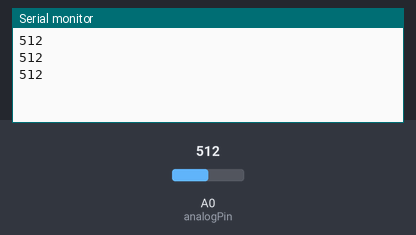
This sketch was run on a simulated Arduino Uno, built with avr-gcc and run on an emulated ATmega328P. Shown: the last lines printed to the serial monitor. The inputs (shaded band) are chosen by the test bench; at power-on: A0 (analogPin) = 512.

Above: at 1.4 s.
1.5 s: A0 (analogPin) set to 716
At 2.3 s:
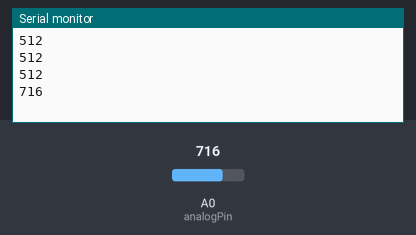
3.0 s: A0 (analogPin) set to 900
At 3.5 s:
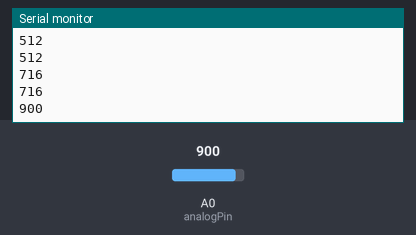
Timing chart, 0 to 6.0 s (numbered marks = the images above; inputs shaded):
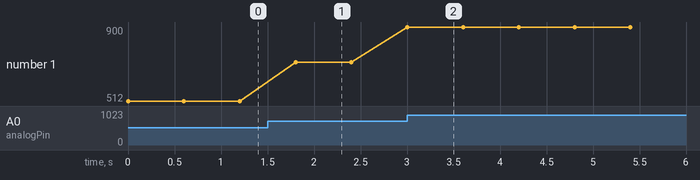

The sketch:

4_qrd.ino
```cpp
#define analogPin A0

int val = 0;

void setup() {
  // put your setup code here, to run once:
  Serial.begin(9600);
  pinMode(analogPin, INPUT);
}

void loop() {
  // put your main code here, to run repeatedly:
  val = analogRead(analogPin);
  Serial.println(val);
  delay(600);
}
```

Measured:
- after the input at 1.5 s, the serial monitor: prints a new line after 0.30 s (image 1)
- after the input at 3.0 s, the serial monitor: prints a new line at once (image 2)
- plotted number 1: 512 → 716 after the input at 1.5 s, 716 → 900 after the input at 3.0 s
